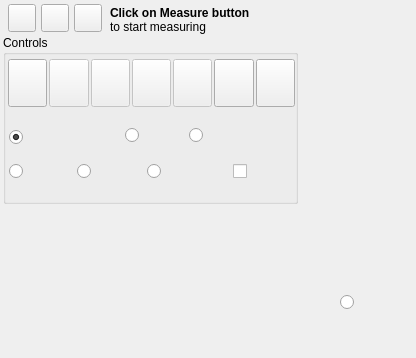
<?xml version="1.0" encoding="UTF-8"?>
<ui version="4.0">
 <class>DockWidget</class>
 <widget class="QDockWidget" name="DockWidget">
  <property name="geometry">
   <rect>
    <x>0</x>
    <y>0</y>
    <width>416</width>
    <height>358</height>
   </rect>
  </property>
  <property name="windowIcon">
   <iconset>
    <normaloff>Caliper.png</normaloff>Caliper.png</iconset>
  </property>
  <property name="toolTip">
   <string notr="true">Measure Tools</string>
  </property>
  <property name="layoutDirection">
   <enum>Qt::LeftToRight</enum>
  </property>
  <property name="features">
   <set>QDockWidget::DockWidgetFloatable|QDockWidget::DockWidgetMovable</set>
  </property>
  <property name="allowedAreas">
   <set>Qt::LeftDockWidgetArea|Qt::RightDockWidgetArea</set>
  </property>
  <property name="windowTitle">
   <string notr="true" extracomment="kicad StepUp 3D tools">Measure Tools</string>
  </property>
  <widget class="QWidget" name="dockWidgetContents">
   <widget class="QWidget" name="horizontalLayoutWidget">
    <property name="geometry">
     <rect>
      <x>5</x>
      <y>0</y>
      <width>100</width>
      <height>36</height>
     </rect>
    </property>
    <layout class="QHBoxLayout" name="horizontalLayout">
     <property name="spacing">
      <number>2</number>
     </property>
     <item>
      <widget class="QPushButton" name="dock_float">
       <property name="maximumSize">
        <size>
         <width>28</width>
         <height>28</height>
        </size>
       </property>
       <property name="toolTip">
        <string notr="true">un-dock (floating)</string>
       </property>
       <property name="text">
        <string notr="true"/>
       </property>
       <property name="icon">
        <iconset>
         <normaloff>un_dock.png</normaloff>un_dock.png</iconset>
       </property>
       <property name="iconSize">
        <size>
         <width>16</width>
         <height>16</height>
        </size>
       </property>
      </widget>
     </item>
     <item>
      <widget class="QPushButton" name="dock_minimize">
       <property name="maximumSize">
        <size>
         <width>28</width>
         <height>28</height>
        </size>
       </property>
       <property name="toolTip">
        <string notr="true">minimize</string>
       </property>
       <property name="text">
        <string notr="true"/>
       </property>
       <property name="icon">
        <iconset>
         <normaloff>minimize.png</normaloff>minimize.png</iconset>
       </property>
       <property name="iconSize">
        <size>
         <width>24</width>
         <height>24</height>
        </size>
       </property>
      </widget>
     </item>
     <item>
      <widget class="QPushButton" name="close">
       <property name="maximumSize">
        <size>
         <width>28</width>
         <height>28</height>
        </size>
       </property>
       <property name="toolTip">
        <string notr="true">close</string>
       </property>
       <property name="text">
        <string notr="true"/>
       </property>
       <property name="icon">
        <iconset>
         <normaloff>closeW.png</normaloff>closeW.png</iconset>
       </property>
       <property name="iconSize">
        <size>
         <width>24</width>
         <height>24</height>
        </size>
       </property>
      </widget>
     </item>
    </layout>
   </widget>
   <widget class="QLabel" name="Label">
    <property name="geometry">
     <rect>
      <x>110</x>
      <y>5</y>
      <width>186</width>
      <height>31</height>
     </rect>
    </property>
    <property name="toolTip">
     <string notr="true">Measure Tools
Click on Measure button
to start measuring</string>
    </property>
    <property name="text">
     <string notr="true">&lt;b&gt;Click on Measure button&lt;/b&gt;&lt;br&gt;to start measuring</string>
    </property>
   </widget>
   <widget class="QGroupBox" name="Controls_Group">
    <property name="geometry">
     <rect>
      <x>3</x>
      <y>35</y>
      <width>295</width>
      <height>169</height>
     </rect>
    </property>
    <property name="toolTip">
     <string notr="true">Controls</string>
    </property>
    <property name="title">
     <string notr="true">Controls</string>
    </property>
    <widget class="QWidget" name="gridLayoutWidget_6">
     <property name="geometry">
      <rect>
       <x>5</x>
       <y>16</y>
       <width>287</width>
       <height>65</height>
      </rect>
     </property>
     <layout class="QGridLayout" name="gridLayout_8">
      <property name="sizeConstraint">
       <enum>QLayout::SetDefaultConstraint</enum>
      </property>
      <property name="spacing">
       <number>2</number>
      </property>
      <item row="0" column="0">
       <widget class="QPushButton" name="Measure">
        <property name="minimumSize">
         <size>
          <width>36</width>
          <height>36</height>
         </size>
        </property>
        <property name="maximumSize">
         <size>
          <width>48</width>
          <height>48</height>
         </size>
        </property>
        <property name="toolTip">
         <string notr="true">Measure Button
Click Measure to start measuring</string>
        </property>
        <property name="text">
         <string notr="true"/>
        </property>
        <property name="icon">
         <iconset>
          <normaloff>Caliper.png</normaloff>Caliper.png</iconset>
        </property>
        <property name="iconSize">
         <size>
          <width>32</width>
          <height>32</height>
         </size>
        </property>
        <property name="checkable">
         <bool>true</bool>
        </property>
        <property name="checked">
         <bool>false</bool>
        </property>
       </widget>
      </item>
      <item row="0" column="4">
       <widget class="QPushButton" name="DimensionP3">
        <property name="enabled">
         <bool>false</bool>
        </property>
        <property name="minimumSize">
         <size>
          <width>36</width>
          <height>36</height>
         </size>
        </property>
        <property name="maximumSize">
         <size>
          <width>48</width>
          <height>48</height>
         </size>
        </property>
        <property name="toolTip">
         <string notr="true">Dimension position</string>
        </property>
        <property name="text">
         <string notr="true"/>
        </property>
        <property name="icon">
         <iconset>
          <normaloff>DimensionP3.png</normaloff>DimensionP3.png</iconset>
        </property>
        <property name="iconSize">
         <size>
          <width>32</width>
          <height>32</height>
         </size>
        </property>
        <property name="checkable">
         <bool>false</bool>
        </property>
        <property name="checked">
         <bool>false</bool>
        </property>
       </widget>
      </item>
      <item row="0" column="5">
       <widget class="QPushButton" name="CleanDist">
        <property name="minimumSize">
         <size>
          <width>36</width>
          <height>36</height>
         </size>
        </property>
        <property name="maximumSize">
         <size>
          <width>48</width>
          <height>48</height>
         </size>
        </property>
        <property name="toolTip">
         <string notr="true">Clean Measures</string>
        </property>
        <property name="text">
         <string notr="true"/>
        </property>
        <property name="icon">
         <iconset>
          <normaloff>Clean.png</normaloff>Clean.png</iconset>
        </property>
        <property name="iconSize">
         <size>
          <width>32</width>
          <height>32</height>
         </size>
        </property>
        <property name="checkable">
         <bool>true</bool>
        </property>
        <property name="checked">
         <bool>false</bool>
        </property>
       </widget>
      </item>
      <item row="0" column="1">
       <widget class="QPushButton" name="DimensionP1">
        <property name="enabled">
         <bool>false</bool>
        </property>
        <property name="minimumSize">
         <size>
          <width>36</width>
          <height>36</height>
         </size>
        </property>
        <property name="maximumSize">
         <size>
          <width>48</width>
          <height>48</height>
         </size>
        </property>
        <property name="toolTip">
         <string notr="true">First Element</string>
        </property>
        <property name="text">
         <string notr="true"/>
        </property>
        <property name="icon">
         <iconset>
          <normaloff>DimensionP1.png</normaloff>DimensionP1.png</iconset>
        </property>
        <property name="iconSize">
         <size>
          <width>32</width>
          <height>32</height>
         </size>
        </property>
        <property name="checkable">
         <bool>false</bool>
        </property>
        <property name="checked">
         <bool>false</bool>
        </property>
       </widget>
      </item>
      <item row="0" column="6">
       <widget class="QPushButton" name="Help_Caliper">
        <property name="minimumSize">
         <size>
          <width>36</width>
          <height>36</height>
         </size>
        </property>
        <property name="maximumSize">
         <size>
          <width>48</width>
          <height>48</height>
         </size>
        </property>
        <property name="toolTip">
         <string notr="true">Help on Caliper</string>
        </property>
        <property name="text">
         <string notr="true"/>
        </property>
        <property name="icon">
         <iconset>
          <normaloff>help.png</normaloff>help.png</iconset>
        </property>
        <property name="iconSize">
         <size>
          <width>24</width>
          <height>24</height>
         </size>
        </property>
        <property name="checkable">
         <bool>false</bool>
        </property>
        <property name="checked">
         <bool>false</bool>
        </property>
       </widget>
      </item>
      <item row="0" column="2">
       <widget class="QPushButton" name="DimensionP2">
        <property name="enabled">
         <bool>false</bool>
        </property>
        <property name="minimumSize">
         <size>
          <width>36</width>
          <height>36</height>
         </size>
        </property>
        <property name="maximumSize">
         <size>
          <width>48</width>
          <height>48</height>
         </size>
        </property>
        <property name="toolTip">
         <string notr="true">Second Element</string>
        </property>
        <property name="text">
         <string notr="true"/>
        </property>
        <property name="icon">
         <iconset>
          <normaloff>DimensionP2.png</normaloff>DimensionP2.png</iconset>
        </property>
        <property name="iconSize">
         <size>
          <width>32</width>
          <height>32</height>
         </size>
        </property>
        <property name="checkable">
         <bool>false</bool>
        </property>
        <property name="checked">
         <bool>false</bool>
        </property>
       </widget>
      </item>
      <item row="0" column="3">
       <widget class="QPushButton" name="APlane">
        <property name="enabled">
         <bool>false</bool>
        </property>
        <property name="minimumSize">
         <size>
          <width>36</width>
          <height>36</height>
         </size>
        </property>
        <property name="maximumSize">
         <size>
          <width>48</width>
          <height>48</height>
         </size>
        </property>
        <property name="toolTip">
         <string notr="true">Annotation Plane</string>
        </property>
        <property name="text">
         <string notr="true"/>
        </property>
        <property name="icon">
         <iconset>
          <normaloff>AnnPlane.png</normaloff>AnnPlane.png</iconset>
        </property>
        <property name="iconSize">
         <size>
          <width>32</width>
          <height>32</height>
         </size>
        </property>
        <property name="checkable">
         <bool>false</bool>
        </property>
        <property name="checked">
         <bool>false</bool>
        </property>
       </widget>
      </item>
     </layout>
    </widget>
    <widget class="QRadioButton" name="rbRadius">
     <property name="geometry">
      <rect>
       <x>6</x>
       <y>120</y>
       <width>64</width>
       <height>32</height>
      </rect>
     </property>
     <property name="minimumSize">
      <size>
       <width>64</width>
       <height>32</height>
      </size>
     </property>
     <property name="toolTip">
      <string notr="true">Get Radius of Arc or Circle</string>
     </property>
     <property name="text">
      <string notr="true"/>
     </property>
     <property name="icon">
      <iconset>
       <normaloff>Radius.png</normaloff>Radius.png</iconset>
     </property>
     <property name="iconSize">
      <size>
       <width>28</width>
       <height>28</height>
      </size>
     </property>
     <property name="checked">
      <bool>false</bool>
     </property>
    </widget>
    <widget class="QRadioButton" name="rbAngle">
     <property name="geometry">
      <rect>
       <x>144</x>
       <y>120</y>
       <width>64</width>
       <height>33</height>
      </rect>
     </property>
     <property name="minimumSize">
      <size>
       <width>64</width>
       <height>32</height>
      </size>
     </property>
     <property name="toolTip">
      <string notr="true">Get Angle</string>
     </property>
     <property name="text">
      <string notr="true"/>
     </property>
     <property name="icon">
      <iconset>
       <normaloff>Angle.png</normaloff>Angle.png</iconset>
     </property>
     <property name="iconSize">
      <size>
       <width>32</width>
       <height>32</height>
      </size>
     </property>
     <property name="checked">
      <bool>false</bool>
     </property>
    </widget>
    <widget class="QRadioButton" name="rbLength">
     <property name="geometry">
      <rect>
       <x>74</x>
       <y>120</y>
       <width>64</width>
       <height>32</height>
      </rect>
     </property>
     <property name="minimumSize">
      <size>
       <width>64</width>
       <height>32</height>
      </size>
     </property>
     <property name="toolTip">
      <string notr="true">Get Length of Edge</string>
     </property>
     <property name="text">
      <string notr="true"/>
     </property>
     <property name="icon">
      <iconset>
       <normaloff>Length.png</normaloff>Length.png</iconset>
     </property>
     <property name="iconSize">
      <size>
       <width>32</width>
       <height>32</height>
      </size>
     </property>
     <property name="checked">
      <bool>false</bool>
     </property>
    </widget>
    <widget class="QRadioButton" name="rbSnap">
     <property name="geometry">
      <rect>
       <x>6</x>
       <y>86</y>
       <width>109</width>
       <height>32</height>
      </rect>
     </property>
     <property name="minimumSize">
      <size>
       <width>64</width>
       <height>32</height>
      </size>
     </property>
     <property name="toolTip">
      <string notr="true">Snap to EndPoint, MiddlePoint, Center</string>
     </property>
     <property name="text">
      <string notr="true"/>
     </property>
     <property name="icon">
      <iconset>
       <normaloff>Snap_Opt.png</normaloff>Snap_Opt.png</iconset>
     </property>
     <property name="iconSize">
      <size>
       <width>78</width>
       <height>26</height>
      </size>
     </property>
     <property name="checked">
      <bool>true</bool>
     </property>
    </widget>
    <widget class="QRadioButton" name="rbBbox">
     <property name="geometry">
      <rect>
       <x>122</x>
       <y>84</y>
       <width>67</width>
       <height>32</height>
      </rect>
     </property>
     <property name="minimumSize">
      <size>
       <width>64</width>
       <height>32</height>
      </size>
     </property>
     <property name="toolTip">
      <string notr="true">Center of BoundingBox</string>
     </property>
     <property name="text">
      <string notr="true"/>
     </property>
     <property name="icon">
      <iconset>
       <normaloff>CenterBBox.png</normaloff>CenterBBox.png</iconset>
     </property>
     <property name="iconSize">
      <size>
       <width>28</width>
       <height>28</height>
      </size>
     </property>
     <property name="checked">
      <bool>false</bool>
     </property>
    </widget>
    <widget class="QRadioButton" name="rbMass">
     <property name="geometry">
      <rect>
       <x>186</x>
       <y>84</y>
       <width>67</width>
       <height>32</height>
      </rect>
     </property>
     <property name="minimumSize">
      <size>
       <width>64</width>
       <height>32</height>
      </size>
     </property>
     <property name="toolTip">
      <string notr="true">Center of Mass</string>
     </property>
     <property name="text">
      <string notr="true"/>
     </property>
     <property name="icon">
      <iconset>
       <normaloff>CenterOfMass.png</normaloff>CenterOfMass.png</iconset>
     </property>
     <property name="iconSize">
      <size>
       <width>28</width>
       <height>28</height>
      </size>
     </property>
     <property name="checked">
      <bool>false</bool>
     </property>
    </widget>
    <widget class="QCheckBox" name="cbAPlane">
     <property name="geometry">
      <rect>
       <x>230</x>
       <y>120</y>
       <width>64</width>
       <height>32</height>
      </rect>
     </property>
     <property name="toolTip">
      <string notr="true">use Annotation Plane
for Dimension</string>
     </property>
     <property name="text">
      <string notr="true"/>
     </property>
     <property name="icon">
      <iconset>
       <normaloff>AnnPlane.png</normaloff>AnnPlane.png</iconset>
     </property>
     <property name="iconSize">
      <size>
       <width>32</width>
       <height>32</height>
      </size>
     </property>
    </widget>
   </widget>
   <widget class="QRadioButton" name="rbParallel">
    <property name="geometry">
     <rect>
      <x>340</x>
      <y>286</y>
      <width>64</width>
      <height>32</height>
     </rect>
    </property>
    <property name="minimumSize">
     <size>
      <width>64</width>
      <height>32</height>
     </size>
    </property>
    <property name="toolTip">
     <string notr="true">Get Distance
between Parallel Edges</string>
    </property>
    <property name="text">
     <string notr="true"/>
    </property>
    <property name="icon">
     <iconset>
      <normaloff>Distance_Parallel.png</normaloff>Distance_Parallel.png</iconset>
    </property>
    <property name="iconSize">
     <size>
      <width>32</width>
      <height>32</height>
     </size>
    </property>
    <property name="checked">
     <bool>false</bool>
    </property>
   </widget>
  </widget>
 </widget>
 <tabstops>
  <tabstop>dock_float</tabstop>
  <tabstop>dock_minimize</tabstop>
  <tabstop>close</tabstop>
  <tabstop>Measure</tabstop>
 </tabstops>
 <resources/>
 <connections/>
</ui>
